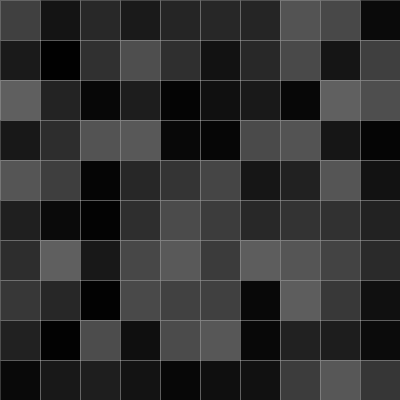
Frame 1 (no input)
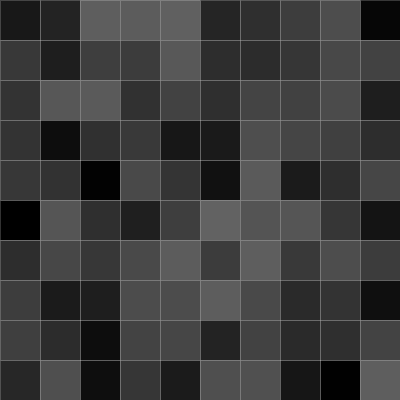
Frame 60 (the mouse pressed at the canvas centre just before this capture)
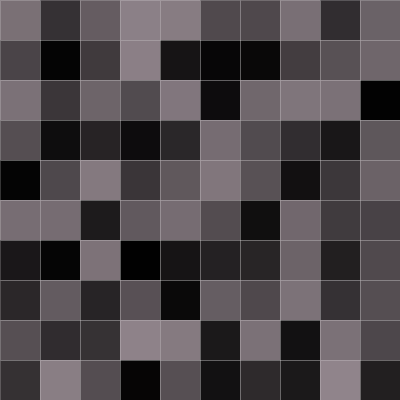
Frame 120 (the mouse held since frame 60 and released just before this capture)

The Processing sketch that drew these frames (run headless with seeded random() and noise(); from frame 60 on, the mouse is pressed at the canvas centre):

// Processing sketch: processing_7745
// ── processing_7745.pde

float colorR = 100;
float colorG = 100;
float colorB = 100;

void setup (){
  size (400,400);
  frameRate(30);
  smooth();
}

void draw() {
  background(0);
  for(int x = 0; x < width; x+=40){
    for(int y = 0; y < height; y+=40){
      stroke(255,255,255,50);
      fill(colorR,colorG,colorB,random(0,255));
      rect(x,y,40,40);
    }
  }

}

void mousePressed () {
  colorR = random(50,255);
  colorG = random(50,255);
  colorB = random(50,255);
}
